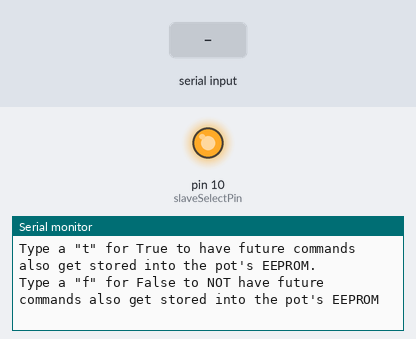
Simulated run of this sketch. Board: Arduino Uno, built with avr-gcc and run on an emulated ATmega328P. Parts: output pins drawn as LEDs (lit = HIGH), the last lines printed to the serial monitor. The test bench sets the inputs (shaded band). Pins used as bus, display or sensor lines are not drawn.

Above: at 1.2 s.
1.3 s: "90,45\n" received over Serial
At 2.4 s:
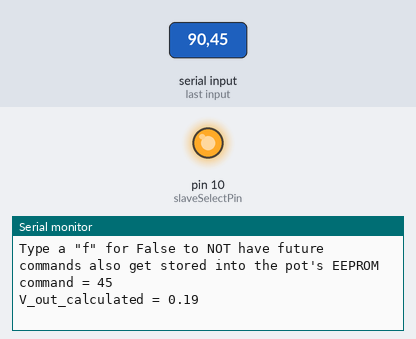
2.8 s: "c90\n" received over Serial
At 3.6 s:
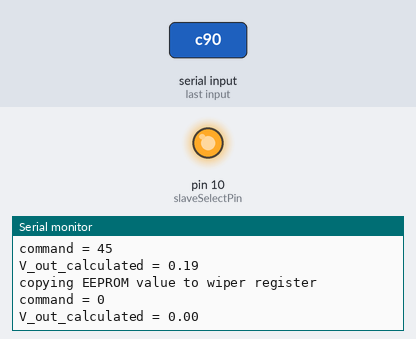
4.3 s: "t90\n" received over Serial
At 5.1 s:
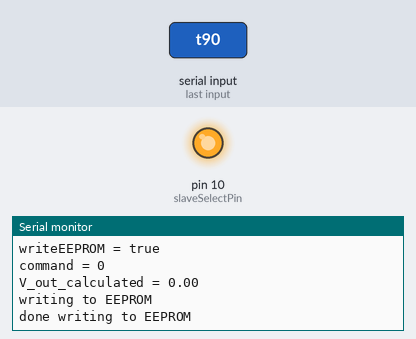

The sketch:

MAX5481_DigitalPotCommander.ino
```cpp
/*
MAX5481_serial_commander4
new name: MAX5481_DigitalPotCommander
-Code to command this 10-bit digital potentiometer
--It uses SPI serial protocol:  http://arduino.cc/en/Reference/SPI
By Gabriel Staples
http://www.ElectricRCAircraftGuy.com
-click "Contact me" at the top of my website to find my email address
25 May 2014
*/

/*
MAX5481 1024-step Digital Potentiometer Circuit:
Pin  Name      Connect to what?
1    VDD       +5V (Important: connect a 0.1uF [or larger] ceramic capacitor from VDD to GND, as close to the device as possible) [I'm using a 1uF multi-layer ceramic cap]
2    GND       GND/0V
3    CS (SS)   Any Arduino pin, let's use D10, since this pin cannot be used as an input anyway, during SPI operation, or else the ATmega328 hardware will force the
               Arduino from SPI Master into SPI Slave mode.  See: http://arduino.cc/en/Reference/SPI
4    SCK       Arduino pin D13
5    MOSI      Arduino pin D11
6    SPI/UD    +5V to select SPI mode
7    X
8    X
9    X
10   L         GND/0V; this is the LOW side of the voltage divider
11   W         Vout; this is the wiper on the potentiometer
12   H         +5V; this is the HIGH side of the voltage divider
13   X
14   VSS       GND/0V (make sure to tie this to GND)
*/

/*
===================================================================================================
  LICENSE & DISCLAIMER
  Copyright (C) 2014 Gabriel Staples.  All right reserved.

  ------------------------------------------------------------------------------------------------
  License: GNU Lesser General Public License Version 3 (LGPLv3) - https://www.gnu.org/licenses/lgpl.html
  ------------------------------------------------------------------------------------------------

  This program is free software: you can redistribute it and/or modify
  it under the terms of the GNU Lesser General Public License as published by
  the Free Software Foundation, either version 3 of the License, or
  (at your option) any later version.

  This program is distributed in the hope that it will be useful,
  but WITHOUT ANY WARRANTY; without even the implied warranty of
  MERCHANTABILITY or FITNESS FOR A PARTICULAR PURPOSE.  See the
  GNU Lesser General Public License for more details.

  You should have received a copy of the GNU Lesser General Public License
  along with this program.  If not, see http://www.gnu.org/licenses/
===================================================================================================
*/

/*
Note: for details on SPI, see: http://arduino.cc/en/Reference/SPI
and http://playground.arduino.cc/Code/Spi (including the topic, "Why doesn't my LED turn on after starting SPI?")
*/

#include <SPI.h>

//Global Variables
const byte ledPin = 13; // the number of the LED pin
const uint8_t slaveSelectPin = 10; //SPI Slave Select pin for MAX5481 digital pot; this can be *any* output pin you arbitrarily choose
float VDD_measured = 4.4; //measured supply voltage to the device

void setup()
{
  Serial.begin(115200);

  // Set SS to high so a connected slave chip will be "deselected" by default (see SPI.cpp for details: C:\Program Files\Arduino\hardware\arduino\avr\libraries\SPI\SPI.cpp)
  digitalWrite(slaveSelectPin,HIGH);
  //set the digital pot's Slave Select pin as an output
  pinMode(slaveSelectPin,OUTPUT);

  //initialize SPI
//  SPI.begin();
  ///////////in order to NOT mess up operation of LED 13, do not begin SPI until just before sending SPI data

//  SPI.setDataMode(SPI_MODE0); //I think this is the correct mode; I also think this is the default mode, so I'll just comment this out
//  SPI.setDataMode(SPI_MODE2); //test mode
//  SPI.setBitOrder(MSBFIRST); //this is correct; the LSBFIRST bit order definitely does NOT work--it scrambles the commands (I checked); Note: default mode is
                               //"MSBFIRST," so I'll just comment this line out

  Serial.println(F("Enter your desired command (0-1023) as an int, with end of line char on.\n"
                 "Type just a \"c\" to copy the EEPROM val to the wiper.\n"
                 "Type a \"t\" for True to have future commands also get stored into the pot's EEPROM.\n"
                 "Type a \"f\" for False to NOT have future commands also get stored into the pot's EEPROM"));
}

void loop()
{
  //local variables
  static boolean writeEEPROM = false;

  //Blink LED 13
  static unsigned long LED_blink_delay = 5000; //ms; time between toggles of LED
  blink_LED_13(LED_blink_delay);

  //read in serial commands, & update digital pot accordingly
  if (Serial.available()>0)
  {
    if (Serial.peek()=='c')
    {
      Serial.println("copying EEPROM value to wiper register");
      Serial.read(); //read in the 'c'
      Serial.read(); //read in the '\n'
      copy_EEPROM_to_wiper();
    }
    else if (Serial.peek()=='t')
    {
      Serial.println("writeEEPROM = true");
      Serial.read(); //read in the 't'
      Serial.read(); //read in the '\n'
      writeEEPROM = true;
    }
    else if (Serial.peek()=='f')
    {
      Serial.println("writeEEPROM = false");
      Serial.read(); //read in the 'f'
      Serial.read(); //read in the '\n'
      writeEEPROM = false;
    }
    else //the first char coming in is NOT a 'c', 't', or 'f', so it must be the wiper command
    {
      unsigned int command = Serial.parseInt();
      if (Serial.read()=='\n') //read in the last char & ensure it is an end-of-line char
      {
        command = constrain(command,0,1023);
        float V_out_calculated = command/1023.0*VDD_measured;

        //print data
        Serial.print("command = "); Serial.println(command);
        Serial.print("V_out_calculated = "); Serial.println(V_out_calculated);

        digitalPotWrite(command, writeEEPROM);
      }
    }
  } //end of if serial is available
} //end of loop()


void digitalPotWrite(unsigned int command, boolean writeEEPROM)
{
  //prepare SPI
  SPI.begin();

  //local constants
  const byte WRITE_WIPER = 0x00; //command to write to the wiper register only
  const byte WRITE_EEPROM = 0x20; //command to copy the wiper register into the non-volatile memory (EEPROM) of the digital pot
  //const byte COPY_EEPROM_TO_WIPER = 0x30; //command to copy the EEPROM value to the wiper register

  //command the new wiper setting (requires sending 3 bytes)
  digitalWrite(slaveSelectPin,LOW); //set the SS pin low to select the chip
  SPI.transfer(WRITE_WIPER); //Byte 1: the command byte
  SPI.transfer(highByte(command<<6)); //Byte 2: the upper 8 bits of the 10-bit command: (D9.D8.D7.D6.D5.D4.D3.D2)
  SPI.transfer(lowByte(command<<6)); //Byte 3: the lower 2 bits of the 10-bit command, with 6 zeros to the right of them: (D1.D0.x.x.x.x.x.x)
  digitalWrite(slaveSelectPin,HIGH); //set the SS pin high to "latch the data into the appropriate control register" (see datasheet pg. 14)

  //copy the wiper register into the non-volatile memory (EEPROM) of the digital pot, if commanded (requires sending only 1 byte)
  if (writeEEPROM)
  {
    Serial.println("writing to EEPROM");
//    delay(10); //wait a short time for the previous command to get properly set; this delay is not necessary, apparently, as determined through testing
    digitalWrite(slaveSelectPin,LOW); //set the SS pin low to select the chip
    SPI.transfer(WRITE_EEPROM); //Byte 1: the command byte
    digitalWrite(slaveSelectPin,HIGH); //set the SS pin high to "latch the data into the appropriate control register" (see datasheet pg. 14 & 16)
    delay(13); //wait 13ms (see datasheet pg. 16 under the paragraph titled "Copy Wiper Register to NV Register"--they require a 12ms wait time, so I'll wait 13ms to be sure)
    Serial.println("done writing to EEPROM");
  }

  //End SPI communications, so that LED 13 can be used as normal as an indicator
//  delay(1000); //TEST CODE, JUST TO SEE WHAT HAPPENS TO THE LED13 STATE DURING SPI TRANMISSIONS. (note: SPI.begin() simply turns off LED13, no matter what state it was in,
               //and SPI.end() simply restores LED13 back to its previously-commanded output value, no matter what state it was in.
  SPI.end();
}

//copy the value stored in the EEPROM to the wiper register, to command the wiper to go there
void copy_EEPROM_to_wiper()
{
  //prepare SPI
  SPI.begin();

  const byte COPY_EEPROM_TO_WIPER = 0x30; //command to copy the EEPROM value to the wiper register
  digitalWrite(slaveSelectPin,LOW); //set the SS pin low to select the chip
  SPI.transfer(COPY_EEPROM_TO_WIPER); //Byte 1: the command byte
  digitalWrite(slaveSelectPin,HIGH); //set the SS pin high to "latch the data into the appropriate control register" (see datasheet pg. 14 & 16)

  //End SPI communications, so that LED 13 can be used as normal as an indicator
  SPI.end();
}

//----------------------------------------------------------------------------------------------------------------------------------
//blink_LED_13()
//----------------------------------------------------------------------------------------------------------------------------------
//Blink LED 13
void blink_LED_13(long LED_blink_delay) //be sure to use a *signed* input parameter data type so that 0 (LED solid off) and -1 (LED solid on) are both possible
{
  //local variables
  static unsigned long t_start_LED = millis();
  static boolean LED_state = LOW;

  if (LED_blink_delay==0) //if in fail-safe mode
  {
    digitalWrite(ledPin,LOW); //keep the LED off
  }
  else if (LED_blink_delay==-1) //if we want LED steady on
  {
    digitalWrite(ledPin,HIGH); //keep the LED on
  }
  else if (millis() - t_start_LED >= LED_blink_delay) //if time to blink
  {
    t_start_LED = millis(); //ms; update
    LED_state = !LED_state; //toggle LED state
    digitalWrite(ledPin,LED_state);
  }
  //THE BELOW ELSE STATEMENT WAS DEEMED UNNECESSARY, AS I HAVE DISCOVERED that once you do SPI.end(), the previously-commanded output value on the CLK pin
  //(pin 13) is automatically restored to the pin, apparently via the value retained in a hardware register or something. So, code below not necessary....
//  else
//  {
//    digitalWrite(ledPin,LED_state); //Write the last known LED_state to the pin, to ensure the LED is in the correct state.
//                                    //This else statement, for example, is necessary when using SPI communications in conjunction with LED 13, because when
//                                    //SPI.begin() is called, LED 13 is automatically turned off so that the SPI clock (SCK) can run on Pin 13 instead.
//                                    //Once you are done with SPI communications, you can then call SPI.end(), and then call blink_LED_13(), to restore the previous
//                                    //LED 13 state, via this else statement right here.
//  }
} //end of blink_LED_13
```

Measured:
- after the input at 1.3 s, the serial monitor: prints a new line at once (image 1)
- after the input at 2.8 s, the serial monitor: prints a new line at once (image 2)
- after the input at 4.3 s, the serial monitor: prints a new line at once (image 3)
